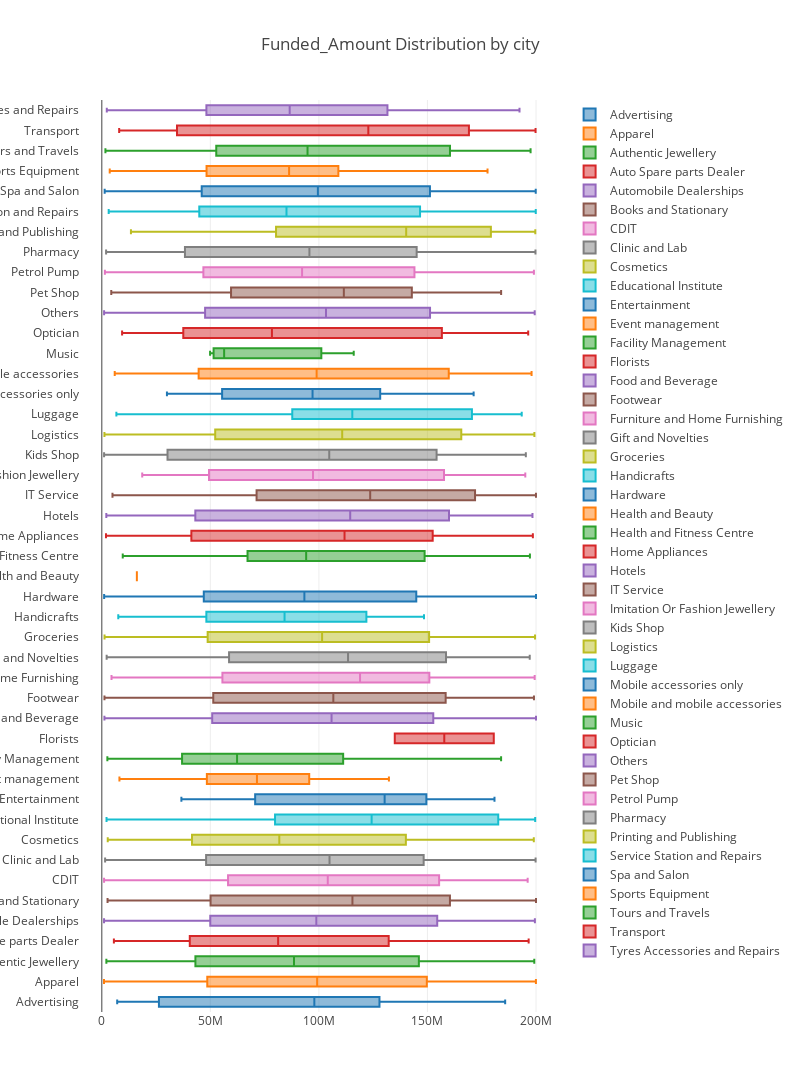

Source (notebook cell):
### Code cell
trace = []
for name, group in data.groupby("Industry_NAME"):
    trace.append ( 
        go.Box(
            x=group["Funded_Amount"].values,
            name=name
        )
    )
layout = go.Layout(
    title='Funded_Amount Distribution by city',
    width = 800,
    height = 2000
)
#data = [trace0, trace1]
fig = go.Figure(data=trace, layout=layout)
py.iplot(fig, filename="Funded_Amount_by_City")
